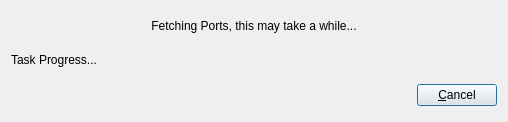
<?xml version="1.0" encoding="UTF-8"?>
<ui version="4.0">
 <class>gitProgress</class>
 <widget class="QDialog" name="gitProgress">
  <property name="geometry">
   <rect>
    <x>0</x>
    <y>0</y>
    <width>508</width>
    <height>122</height>
   </rect>
  </property>
  <property name="windowTitle">
   <string>Git Progress</string>
  </property>
  <property name="windowIcon">
   <iconset resource="PBSystem.qrc">
    <normaloff>:/system.png</normaloff>:/system.png</iconset>
  </property>
  <property name="modal">
   <bool>true</bool>
  </property>
  <layout class="QGridLayout" name="gridLayout">
   <item row="0" column="0">
    <widget class="QLabel" name="label">
     <property name="text">
      <string>Fetching Ports, this may take a while...</string>
     </property>
     <property name="alignment">
      <set>Qt::AlignCenter</set>
     </property>
    </widget>
   </item>
   <item row="1" column="0">
    <widget class="QLabel" name="taskProgressLbl">
     <property name="text">
      <string>Task Progress...</string>
     </property>
     <property name="wordWrap">
      <bool>false</bool>
     </property>
    </widget>
   </item>
   <item row="2" column="0">
    <layout class="QHBoxLayout" name="horizontalLayout">
     <item>
      <spacer name="spacer40">
       <property name="orientation">
        <enum>Qt::Horizontal</enum>
       </property>
       <property name="sizeType">
        <enum>QSizePolicy::Expanding</enum>
       </property>
       <property name="sizeHint" stdset="0">
        <size>
         <width>491</width>
         <height>31</height>
        </size>
       </property>
      </spacer>
     </item>
     <item>
      <widget class="QPushButton" name="cancelBut">
       <property name="text">
        <string>&amp;Cancel</string>
       </property>
       <property name="shortcut">
        <string>Alt+C</string>
       </property>
      </widget>
     </item>
    </layout>
   </item>
  </layout>
 </widget>
 <layoutdefault spacing="6" margin="11"/>
 <includes>
  <include location="global">sys/types.h</include>
  <include location="global">sys/stat.h</include>
  <include location="global">qmessagebox.h</include>
 </includes>
 <resources>
  <include location="PBSystem.qrc"/>
 </resources>
 <connections>
  <connection>
   <sender>cancelBut</sender>
   <signal>clicked()</signal>
   <receiver>GitProgress</receiver>
   <slot>cancel()</slot>
   <hints>
    <hint type="sourcelabel">
     <x>20</x>
     <y>20</y>
    </hint>
    <hint type="destinationlabel">
     <x>20</x>
     <y>20</y>
    </hint>
   </hints>
  </connection>
 </connections>
</ui>
